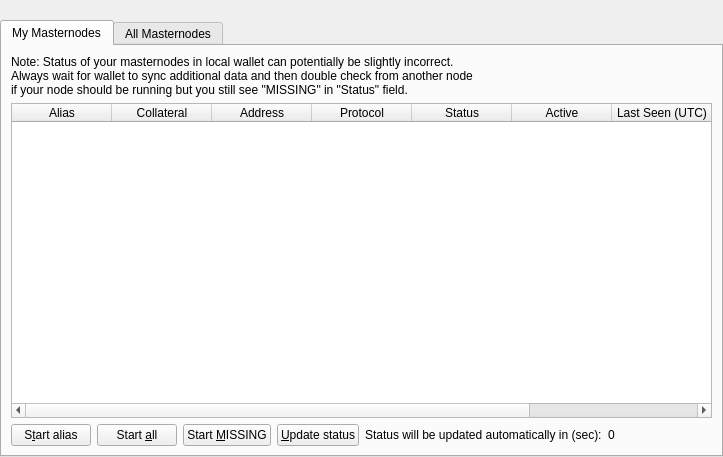
<?xml version="1.0" encoding="UTF-8"?>
<ui version="4.0">
 <class>MasternodeList</class>
 <widget class="QWidget" name="MasternodeList">
  <property name="geometry">
   <rect>
    <x>0</x>
    <y>0</y>
    <width>723</width>
    <height>457</height>
   </rect>
  </property>
  <property name="windowTitle">
   <string>Form</string>
  </property>
  <layout class="QVBoxLayout" name="topLayout">
   <property name="leftMargin">
    <number>0</number>
   </property>
   <property name="topMargin">
    <number>0</number>
   </property>
   <property name="rightMargin">
    <number>0</number>
   </property>
   <property name="bottomMargin">
    <number>0</number>
   </property>
   <item>
    <layout class="QVBoxLayout" name="verticalLayout">
     <property name="bottomMargin">
      <number>0</number>
     </property>
     <item>
      <spacer name="horizontalSpacer0">
       <property name="orientation">
        <enum>Qt::Horizontal</enum>
       </property>
       <property name="sizeHint" stdset="0">
        <size>
         <width>40</width>
         <height>20</height>
        </size>
       </property>
      </spacer>
     </item>
     <item>
      <widget class="QTabWidget" name="tabWidget">
       <property name="currentIndex">
        <number>0</number>
       </property>
       <widget class="QWidget" name="tabMyMasternodes">
        <attribute name="title">
         <string>My Masternodes</string>
        </attribute>
        <layout class="QGridLayout" name="gridLayout_2">
         <item row="0" column="0">
          <layout class="QVBoxLayout" name="verticalLayout_2">
           <property name="bottomMargin">
            <number>0</number>
           </property>
           <item>
            <layout class="QHBoxLayout" name="horizontalLayout_note">
             <property name="bottomMargin">
              <number>0</number>
             </property>
             <item>
              <widget class="QLabel" name="updateNote">
               <property name="text">
                <string>Note: Status of your masternodes in local wallet can potentially be slightly incorrect.&lt;br /&gt;Always wait for wallet to sync additional data and then double check from another node&lt;br /&gt;if your node should be running but you still see &quot;MISSING&quot; in &quot;Status&quot; field.</string>
               </property>
              </widget>
             </item>
            </layout>
           </item>
           <item>
            <widget class="QTableWidget" name="tableWidgetMyMasternodes">
             <property name="minimumSize">
              <size>
               <width>695</width>
               <height>0</height>
              </size>
             </property>
             <property name="palette">
              <palette>
               <active>
                <colorrole role="Text">
                 <brush brushstyle="SolidPattern">
                  <color alpha="255">
                   <red>51</red>
                   <green>51</green>
                   <blue>51</blue>
                  </color>
                 </brush>
                </colorrole>
               </active>
               <inactive>
                <colorrole role="Text">
                 <brush brushstyle="SolidPattern">
                  <color alpha="255">
                   <red>51</red>
                   <green>51</green>
                   <blue>51</blue>
                  </color>
                 </brush>
                </colorrole>
               </inactive>
               <disabled>
                <colorrole role="Text">
                 <brush brushstyle="SolidPattern">
                  <color alpha="255">
                   <red>85</red>
                   <green>85</green>
                   <blue>85</blue>
                  </color>
                 </brush>
                </colorrole>
               </disabled>
              </palette>
             </property>
             <property name="editTriggers">
              <set>QAbstractItemView::NoEditTriggers</set>
             </property>
             <property name="alternatingRowColors">
              <bool>true</bool>
             </property>
             <property name="selectionMode">
              <enum>QAbstractItemView::SingleSelection</enum>
             </property>
             <property name="selectionBehavior">
              <enum>QAbstractItemView::SelectRows</enum>
             </property>
             <property name="sortingEnabled">
              <bool>true</bool>
             </property>
             <attribute name="horizontalHeaderStretchLastSection">
              <bool>true</bool>
             </attribute>
             <attribute name="ResizeMode">
              <enum>QHeaderView::Interactive</enum>
             </attribute>
             <column>
              <property name="text">
               <string>Alias</string>
              </property>
             </column>
             <column>
              <property name="text">
               <string>Collateral</string>
              </property>
			 </column> 
             <column>
              <property name="text">
               <string>Address</string>
              </property>
             </column>
             <column>
              <property name="text">
               <string>Protocol</string>
              </property>
             </column>
             <column>
              <property name="text">
               <string>Status</string>
              </property>
             </column>
             <column>
              <property name="text">
               <string>Active</string>
              </property>
             </column>
             <column>
              <property name="text">
               <string>Last Seen (UTC)</string>
              </property>
             </column>
             <column>
              <property name="text">
               <string>Pubkey</string>
              </property>
             </column>
            </widget>
           </item>
           <item>
            <layout class="QHBoxLayout" name="horizontalLayout_5">
             <property name="bottomMargin">
              <number>0</number>
             </property>
             <item>
              <widget class="QPushButton" name="startButton">
               <property name="text">
                <string>S&amp;tart alias</string>
               </property>
              </widget>
             </item>
             <item>
              <widget class="QPushButton" name="startAllButton">
               <property name="text">
                <string>Start &amp;all</string>
               </property>
              </widget>
             </item>
             <item>
              <widget class="QPushButton" name="startMissingButton">
               <property name="text">
                <string>Start &amp;MISSING</string>
               </property>
              </widget>
             </item>
             <item>
              <widget class="QPushButton" name="UpdateButton">
               <property name="text">
                <string>&amp;Update status</string>
               </property>
              </widget>
             </item>
             <item>
              <widget class="QLabel" name="autoupdate_label">
               <property name="text">
                <string>Status will be updated automatically in (sec):</string>
               </property>
              </widget>
             </item>
             <item>
              <widget class="QLabel" name="secondsLabel">
               <property name="text">
                <string>0</string>
               </property>
              </widget>
             </item>
             <item>
              <spacer name="horizontalSpacer_5">
               <property name="orientation">
                <enum>Qt::Horizontal</enum>
               </property>
               <property name="sizeHint" stdset="0">
                <size>
                 <width>40</width>
                 <height>20</height>
                </size>
               </property>
              </spacer>
             </item>
            </layout>
           </item>
          </layout>
         </item>
        </layout>
       </widget>
       <widget class="QWidget" name="tabAllMasternodes">
        <attribute name="title">
         <string>All Masternodes</string>
        </attribute>
        <layout class="QGridLayout" name="gridLayout">
         <item row="1" column="0">
          <widget class="QTableWidget" name="tableWidgetMasternodes">
           <property name="palette">
            <palette>
             <active>
              <colorrole role="Text">
               <brush brushstyle="SolidPattern">
                <color alpha="255">
                 <red>51</red>
                 <green>51</green>
                 <blue>51</blue>
                </color>
               </brush>
              </colorrole>
             </active>
             <inactive>
              <colorrole role="Text">
               <brush brushstyle="SolidPattern">
                <color alpha="255">
                 <red>51</red>
                 <green>51</green>
                 <blue>51</blue>
                </color>
               </brush>
              </colorrole>
             </inactive>
             <disabled>
              <colorrole role="Text">
               <brush brushstyle="SolidPattern">
                <color alpha="255">
                 <red>85</red>
                 <green>85</green>
                 <blue>85</blue>
                </color>
               </brush>
              </colorrole>
             </disabled>
            </palette>
           </property>
           <property name="editTriggers">
            <set>QAbstractItemView::NoEditTriggers</set>
           </property>
           <property name="alternatingRowColors">
            <bool>true</bool>
           </property>
           <property name="selectionBehavior">
            <enum>QAbstractItemView::SelectRows</enum>
           </property>
           <property name="sortingEnabled">
            <bool>true</bool>
           </property>
           <attribute name="horizontalHeaderStretchLastSection">
            <bool>true</bool>
           </attribute>
           <attribute name="ResizeMode">
            <enum>QHeaderView::Interactive</enum>
           </attribute>
           <column>
            <property name="text">
             <string>Address</string>
            </property>
           </column>
           <column>
            <property name="text">
             <string>Collateral</string>
            </property>
           </column>           
           <column>
            <property name="text">
             <string>Protocol</string>
            </property>
           </column>
           <column>
            <property name="text">
             <string>Status</string>
            </property>
           </column>
           <column>
            <property name="text">
             <string>Active</string>
            </property>
           </column>
           <column>
            <property name="text">
             <string>Last Seen (UTC)</string>
            </property>
           </column>
           <column>
            <property name="text">
             <string>Pubkey</string>
            </property>
           </column>
          </widget>
         </item>
         <item row="0" column="0">
          <layout class="QHBoxLayout" name="horizontalLayout_3">
           <property name="bottomMargin">
            <number>0</number>
           </property>
           <item>
            <widget class="QLabel" name="label_filter">
             <property name="text">
              <string>Filter List:</string>
             </property>
            </widget>
           </item>
           <item>
            <widget class="QLineEdit" name="filterLineEdit">
             <property name="toolTip">
              <string>Filter masternode list</string>
             </property>
            </widget>
           </item>
           <item>
            <spacer name="horizontalSpacer_3">
             <property name="orientation">
              <enum>Qt::Horizontal</enum>
             </property>
             <property name="sizeHint" stdset="0">
              <size>
               <width>10</width>
               <height>20</height>
              </size>
             </property>
            </spacer>
           </item>
           <item>
            <widget class="QLabel" name="label_count">
             <property name="text">
              <string>Node Count:</string>
             </property>
            </widget>
           </item>
           <item>
            <widget class="QLabel" name="countLabel">
             <property name="text">
              <string>0</string>
             </property>
            </widget>
           </item>
          </layout>
         </item>
        </layout>
       </widget>
      </widget>
     </item>
    </layout>
   </item>
  </layout>
 </widget>
 <resources/>
 <connections/>
</ui>
